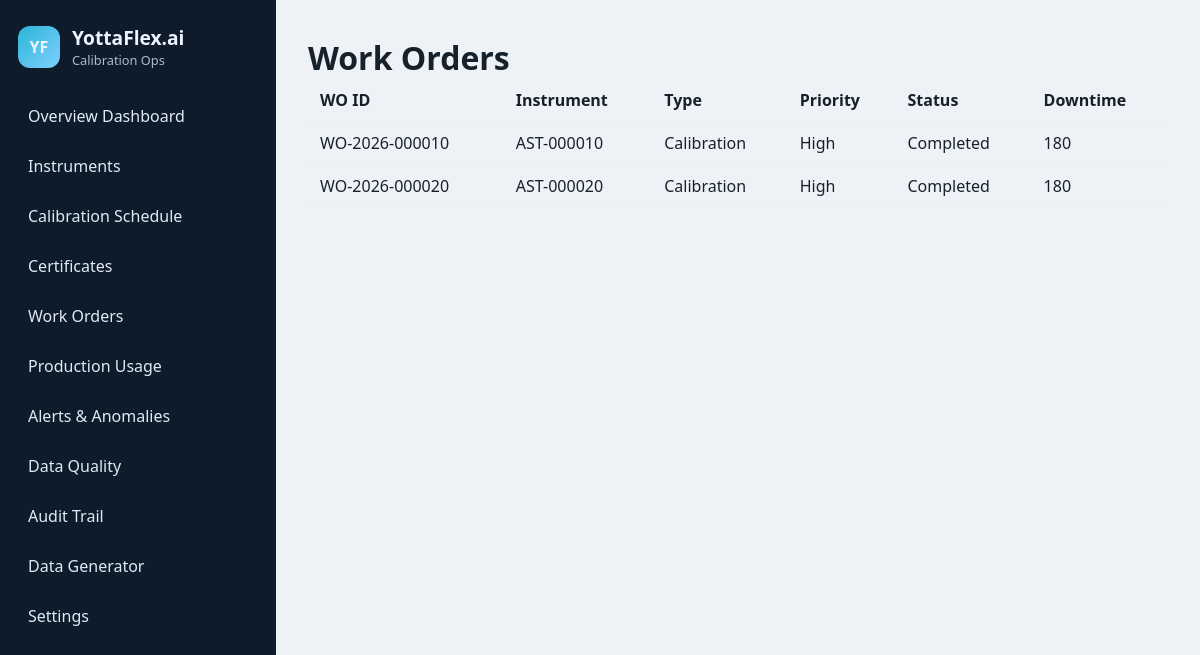
Screenshot of /work-orders with the database file from the repository.
### tables this page shows
CREATE TABLE work_order (
    id INTEGER PRIMARY KEY AUTOINCREMENT,
    work_order_id TEXT UNIQUE NOT NULL,
    instrument_id TEXT NOT NULL,
    work_order_type TEXT NOT NULL,
    priority TEXT NOT NULL,
    assigned_technician TEXT,
    creation_date TEXT NOT NULL,
    scheduled_date TEXT,
    completion_date TEXT,
    downtime_duration INTEGER DEFAULT 0,
    work_order_status TEXT NOT NULL,
    FOREIGN KEY (instrument_id) REFERENCES instrument(instrument_id)
);

### yottaflex/app.py (the view)
    @app.route('/work-orders')
    def work_orders():
        conn = get_connection(app.config['DATABASE_PATH'])
        rows = conn.execute('SELECT * FROM work_order ORDER BY creation_date DESC LIMIT 100').fetchall()
        conn.close()
        return render_template('work_orders.html', work_orders=rows)

### yottaflex/db.py (called while the page is built)
def get_connection(database_path=None):
    path = database_path or os.getenv('DATABASE_PATH')
    if not path:
        os.makedirs(str(BASE_DIR / 'data'), exist_ok=True)
        path = str(BASE_DIR / 'data' / 'yottaflex.db')
    os.makedirs(os.path.dirname(path) or '.', exist_ok=True)
    conn = sqlite3.connect(path)
    conn.row_factory = sqlite3.Row
    return conn

### templates/work_orders.html (shortened to what this page needs)
{% extends 'base.html' %}
{% block content %}
<h1>Work Orders</h1>
<table class="table">
  <thead><tr><th>WO ID</th><th>Instrument</th><th>Type</th><th>Priority</th><th>Status</th><th>Downtime</th></tr></thead>
  <tbody>
    {% for row in work_orders %}
    <tr><td>{{ row.work_order_id }}</td><td>{{ row.instrument_id }}</td><td>{{ row.work_order_type }}</td><td>{{ row.priority }}</td><td>{{ row.work_order_status }}</td><td>{{ row.downtime_duration }}</td></tr>
    {% endfor %}
  </tbody>
</table>
{% endblock %}

### static/styles.css (style rules this page uses)
body { margin:0; font-family:Segoe UI, Arial,sans-serif; background:#eef2f6; color:#17212b; }
h1 { margin: 4px 0 0; font-size:2rem; }
.table { width:100%; border-collapse:collapse; }
.table th, .table td { padding:10px 12px; border-bottom:1px solid #edf1f4; text-align:left; }

### rows the page displays
work_order: work_order_id "WO-2026-000010", instrument_id "AST-000010", work_order_type "Calibration", priority "High", work_order_status "Completed", downtime_duration "180"
work_order: work_order_id "WO-2026-000020", instrument_id "AST-000020", work_order_type "Calibration", priority "High", work_order_status "Completed", downtime_duration "180"
